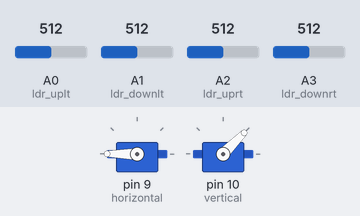
The sketch below on a simulated Arduino Uno, built with avr-gcc and run on an emulated ATmega328P. Shown: 2 × servo. The inputs (shaded band) are chosen by the test bench; at power-on: A0 (ldr_uplt) = 512, A2 (ldr_uprt) = 512, A1 (ldr_downlt) = 512, A3 (ldr_downrt) = 512.

Above: at 3.7 s.
3.8 s: A0 (ldr_uplt) set to 592
5.3 s: A0 (ldr_uplt) set to 617
At 6.6 s:
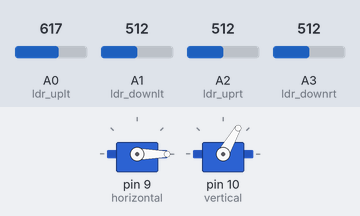
6.9 s: A2 (ldr_uprt) set to 695
9.6 s: A2 (ldr_uprt) set to 716
At 11.59 s:
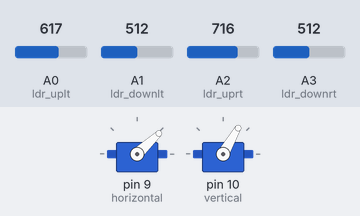
12.6 s: A1 (ldr_downlt) set to 532
At 13.8 s:
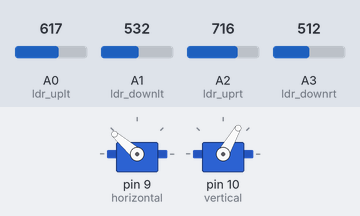
14.1 s: A3 (ldr_downrt) set to 716
At 15.3 s:
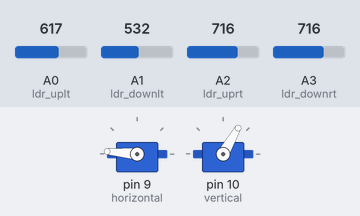
Timing chart, 0 to 16.9 s (numbered marks = the images above; inputs shaded):
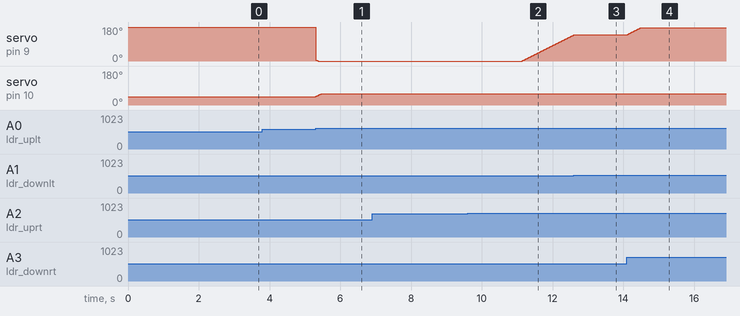

Measured:
- the behaviour switches between 602 and 603 on A0 (ldr_uplt) (found by bisection; images 0 and 1)
- the behaviour switches between 707 and 708 on A2 (ldr_uprt) (found by bisection; images 1 and 2)
- the behaviour switches between 520 and 521 on A1 (ldr_downlt) (found by bisection; images 2 and 3)
- after the input at 3.8 s, every drawn part: stays the same
- after the input at 5.3 s, servo on pin 9 (horizontal): 180° → 0° at once; servo on pin 10 (vertical): 45° → 60° at once
- after the input at 6.9 s, every drawn part: stays the same
- after the input at 9.6 s, servo on pin 9 (horizontal): moves from 0° to 137° over 1.4 s, starting after 1.5 s
- after the input at 12.6 s, servo on pin 9 (horizontal): goes on until 12.6 s, then stays 139°
- after the input at 14.1 s, servo on pin 9 (horizontal): moves from 139° to 175° over 0.37 s, starting at once

The sketch:

solar_tracker_system_using_arduino_and_ldr1.ino
```cpp
// C++ code
//Author: Saleh Sadid Mir
/*title: Solar Tracker System Using Arduino and LDR*/

#include<Servo.h>
Servo horizontal;
int servoh=180;
int servohLimitHigh=175;
int servohLimitLow=5;

Servo vertical;
int servov=45;
int servovLimitHigh=60;
int servovLimitLow=1;

int ldr_uplt=A0;
int ldr_uprt=A2;
int ldr_downlt=A1;
int ldr_downrt=A3;

void setup()
{
  horizontal.attach(9);
  vertical.attach(10);
  horizontal.write(180);
  vertical.write(45);
  delay(2500);

}

void loop()
{
  int uplt= analogRead(ldr_uplt);
  int uprt= analogRead(ldr_uprt);
  int downlt= analogRead(ldr_downlt);
  int downrt= analogRead(ldr_downrt);

  int dtime=10;
  int tol=90;
  int avt= (uplt+uprt);
  int avd= (downlt+downrt);
  int avl= (uplt+downlt);
  int avr= (uprt+downrt);
  int dvert = avt -avd;
  int dhoriz= avl-avr;

  if(-1*tol>dvert || dvert>tol){
    if(avt>avd){
      servov= ++servov;
      if(servov>servovLimitHigh){
        servov= servovLimitHigh;
      }
    }
    else if(avt <avd){
      servov= --servov;
      if(servov>servovLimitLow){
        servov= servovLimitLow;
      }
    }
      vertical.write(servov);
  }

  if(-1*tol>dhoriz || dhoriz>tol){
    if(avl>avr){
      servoh= --servoh;
      if(servoh>servohLimitLow){
        servoh= servohLimitLow;
      }
    }
    else if(avl <avr){
      servoh= ++servoh;
      if(servoh>servohLimitHigh){
        servoh= servohLimitHigh;
      }
    }
    else if(avl==avr){
      delay(5000);
    }
      horizontal.write(servoh);
  }

  delay(dtime);


}
```
